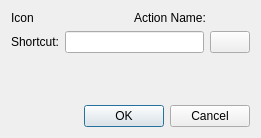
<?xml version="1.0" encoding="UTF-8"?>
<ui version="4.0">
 <class>ActionEditorDialog</class>
 <widget class="QDialog" name="ActionEditorDialog">
  <property name="geometry">
   <rect>
    <x>0</x>
    <y>0</y>
    <width>261</width>
    <height>138</height>
   </rect>
  </property>
  <property name="windowTitle">
   <string>Edit Shortcut</string>
  </property>
  <property name="toolTip">
   <string>Type a sequence to bind to this action</string>
  </property>
  <layout class="QVBoxLayout" name="verticalLayout">
   <item>
    <layout class="QHBoxLayout" name="horizontalLayout_2">
     <item>
      <widget class="QLabel" name="m_actionIconLabel">
       <property name="text">
        <string>Icon</string>
       </property>
      </widget>
     </item>
     <item>
      <widget class="QLabel" name="m_actionNameLabel">
       <property name="text">
        <string>Action Name:</string>
       </property>
      </widget>
     </item>
    </layout>
   </item>
   <item>
    <layout class="QHBoxLayout" name="horizontalLayout">
     <item>
      <widget class="QLabel" name="label">
       <property name="text">
        <string>Shortcut:</string>
       </property>
      </widget>
     </item>
     <item>
      <widget class="QLineEdit" name="m_shortcutLineEdit">
       <property name="enabled">
        <bool>true</bool>
       </property>
       <property name="mouseTracking">
        <bool>false</bool>
       </property>
       <property name="focusPolicy">
        <enum>Qt::NoFocus</enum>
       </property>
       <property name="readOnly">
        <bool>true</bool>
       </property>
      </widget>
     </item>
     <item>
      <widget class="QPushButton" name="m_clearButton">
       <property name="toolTip">
        <string>Clear</string>
       </property>
       <property name="text">
        <string/>
       </property>
       <property name="icon">
        <iconset resource="../icons/icons.qrc">
         <normaloff>:/icons/edit-clear.png</normaloff>:/icons/edit-clear.png</iconset>
       </property>
      </widget>
     </item>
    </layout>
   </item>
   <item>
    <spacer name="verticalSpacer">
     <property name="orientation">
      <enum>Qt::Vertical</enum>
     </property>
     <property name="sizeHint" stdset="0">
      <size>
       <width>20</width>
       <height>22</height>
      </size>
     </property>
    </spacer>
   </item>
   <item>
    <widget class="QDialogButtonBox" name="buttonBox">
     <property name="orientation">
      <enum>Qt::Horizontal</enum>
     </property>
     <property name="standardButtons">
      <set>QDialogButtonBox::Cancel|QDialogButtonBox::Ok</set>
     </property>
    </widget>
   </item>
  </layout>
 </widget>
 <resources>
  <include location="../icons/icons.qrc"/>
 </resources>
 <connections>
  <connection>
   <sender>buttonBox</sender>
   <signal>accepted()</signal>
   <receiver>ActionEditorDialog</receiver>
   <slot>accept()</slot>
   <hints>
    <hint type="sourcelabel">
     <x>248</x>
     <y>254</y>
    </hint>
    <hint type="destinationlabel">
     <x>157</x>
     <y>274</y>
    </hint>
   </hints>
  </connection>
  <connection>
   <sender>buttonBox</sender>
   <signal>rejected()</signal>
   <receiver>ActionEditorDialog</receiver>
   <slot>reject()</slot>
   <hints>
    <hint type="sourcelabel">
     <x>316</x>
     <y>260</y>
    </hint>
    <hint type="destinationlabel">
     <x>286</x>
     <y>274</y>
    </hint>
   </hints>
  </connection>
 </connections>
</ui>
